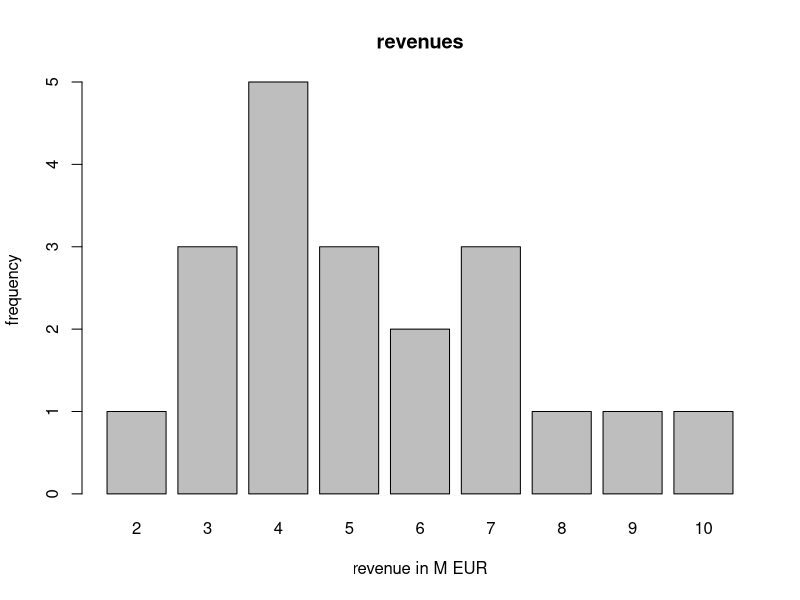
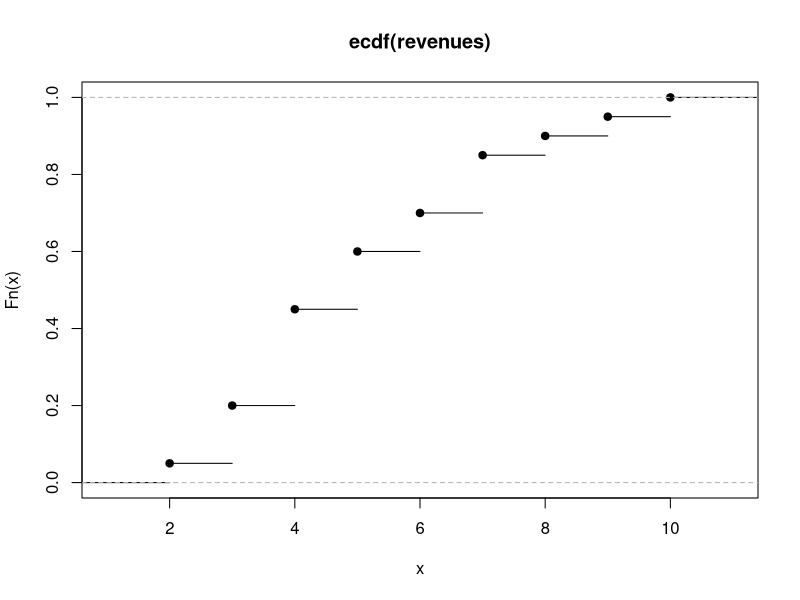
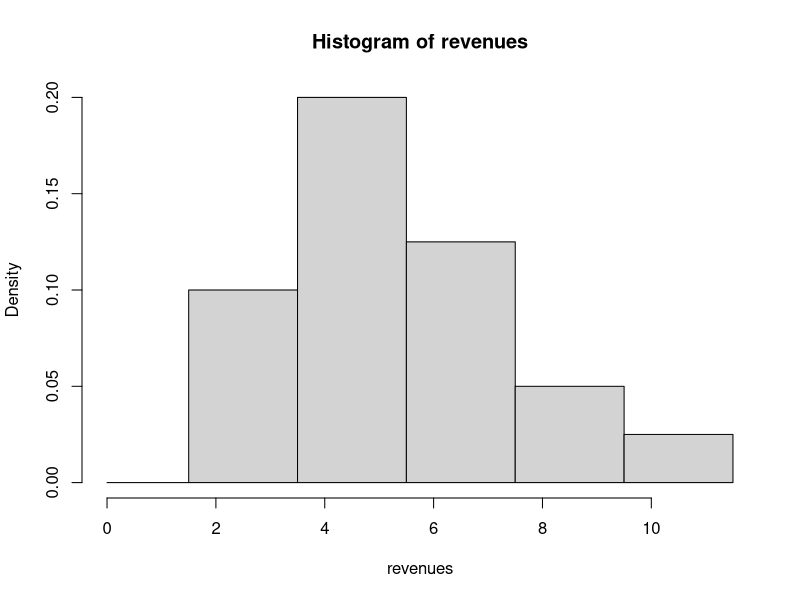
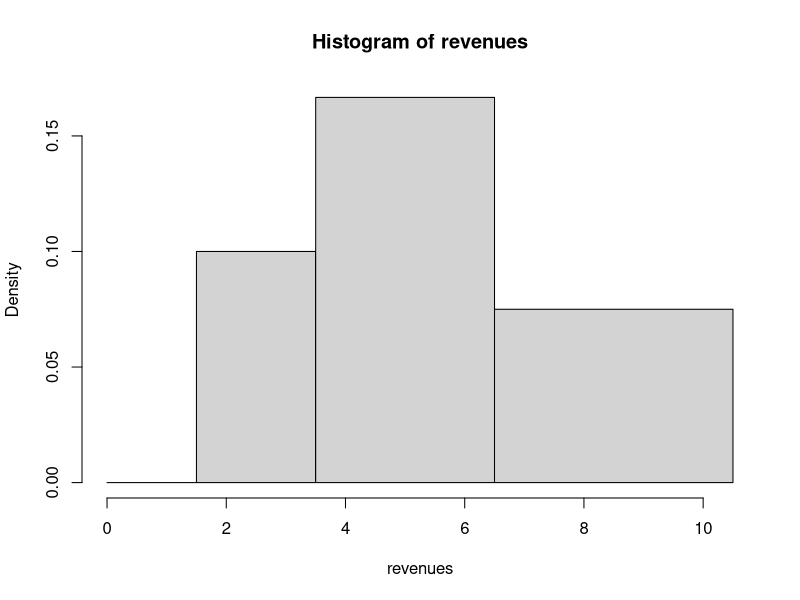
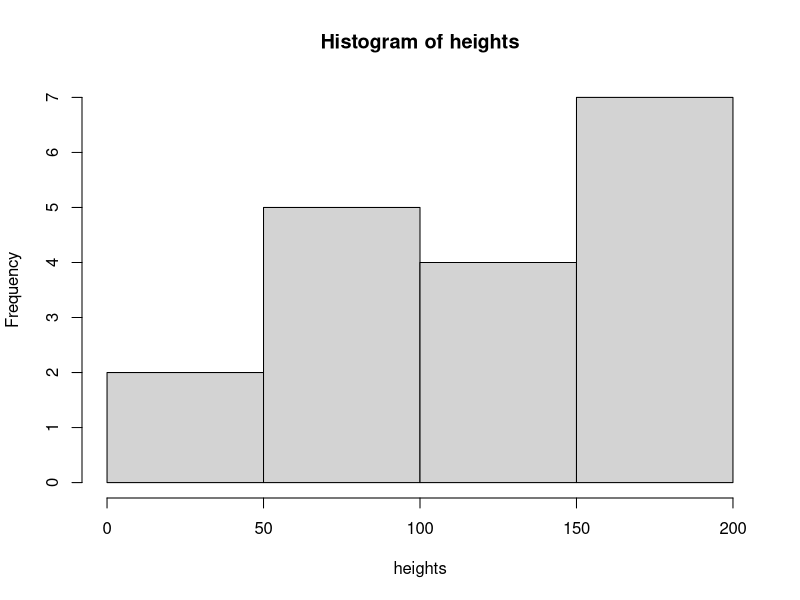
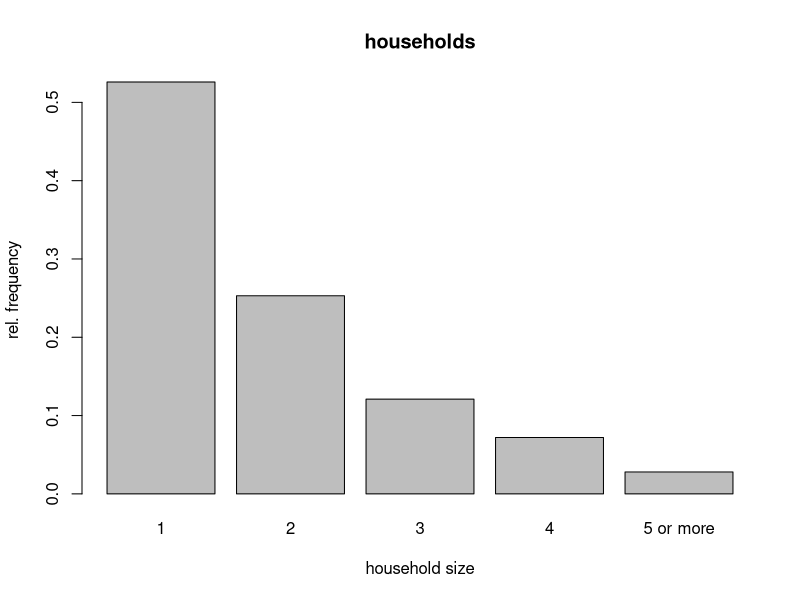
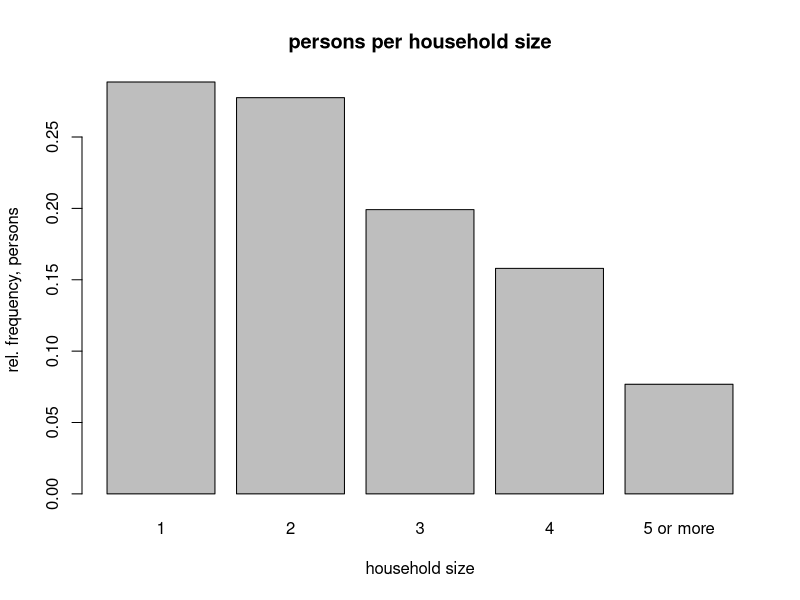
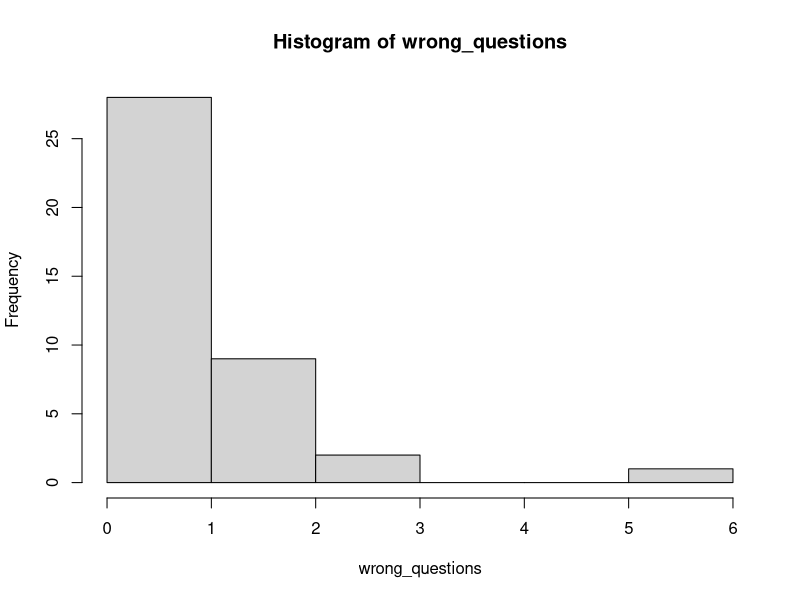

Reproduce these figures in R, in order.
## ---- chunk 1
    c(
        (0 + 10) / 2,
        (10 + 20) / 2,
        (20 + 30) / 2,
        (30 + 50) / 2,
        (50 + 100) / 2
    )
## ---- chunk 2
    c(
        (10 - 0),
        (20 - 10),
        (30 - 20),
        (50 - 30),
        (100 - 50)
    )
## ---- chunk 3
    absolute_occurences <- c(47996, 191492, 124498, 104428, 67988, 31125)
    total_occurences <- sum(absolute_occurences)

    absolute_occurences
    total_occurences

    absolute_occurences / total_occurences
## ---- chunk 4
    sum(absolute_occurences[1:3]) / total_occurences
## ---- chunk 5
    sum(absolute_occurences[2:3]) / total_occurences
## ---- chunk 6
    sum(absolute_occurences[4:length(absolute_occurences)]) / total_occurences
## ---- chunk 7
    sum(absolute_occurences[4:length(absolute_occurences)]) / total_occurences +
        sum(absolute_occurences[1:3]) / total_occurences
## ---- chunk 8
revenues <- c(
    2, 4, 6, 4, 7, 5, 7, 5, 3, 5, 8, 3, 10, 9, 4, 3, 7, 4, 6, 4)
total_revenue <- sum(revenues)

revenues
## ---- chunk 9
    table(revenues)

    round(table(revenues) / length(revenues), 2)
## ---- chunk 10
    barplot(table(revenues), main = "revenues", ylab = "frequency",
        xlab = "revenue in M EUR")

    plot(ecdf(revenues))
## ---- chunk 11
    hist(revenues, c(0, 1.5, 3.5, 5.5, 7.5, 9.5, 11.5))
    hist(revenues, c(0, 1.5, 3.5, 6.5, 10.5))
## ---- chunk 12
heights <- c(67, 46, 42, 58, 83, 79, 58, 132, 132, 173, 149, 152, 149, 169,
    171, 186, 153, 197)
hist(heights, breaks = "Scott")
## ---- chunk 13
households <- c(380131, 182838, 87444, 52033, 20235)
total_households <- sum(households)
## ---- chunk 14
    barplot(households / total_households, main = "households",
        ylab = "rel. frequency", xlab = "household size",
        name = c("1", "2", "3", "4", "5 or more"))
## ---- chunk 15
    persons <- households * seq_along(households)
    barplot(persons / sum(persons), main = "persons per household size",
        ylab = "rel. frequency, persons", xlab = "household size",
        name = c("1", "2", "3", "4", "5 or more"))
## ---- chunk 16
wrong_questions <- c(1, 2, 0, 2, 0, 0, 1, 2, 0, 0, 2, 1, 2, 2, 2, 1, 1,
    1, 1, 6, 0, 2, 0, 2, 0, 0, 1, 0, 0, 1, 0, 0, 1, 0, 0, 1, 1, 0, 3, 3)
## ---- chunk 17
    table(wrong_questions)
    round(table(wrong_questions) / sum(wrong_questions), 2)
## ---- chunk 18
    hist(wrong_questions)
    plot(ecdf(revenues))
## ---- chunk 19
number_residences <- rep(1:3, c(800, 150, 50))
table(number_residences)
plot(ecdf(number_residences))
## ---- chunk 20
xi <- 2:6
fa <- c(3, 6, 3, 2, 4)
fb <- c(4, 1, 5, 4, 6)
## ---- chunk 21
    (1 / sum(xi)) * sum(fa * xi)
    (1 / sum(xi)) * sum(fb * xi)
## ---- chunk 22
    (1 / sum(xi)) * sum(fa * xi)
    (1 / sum(xi)) * sum(fb * xi)
